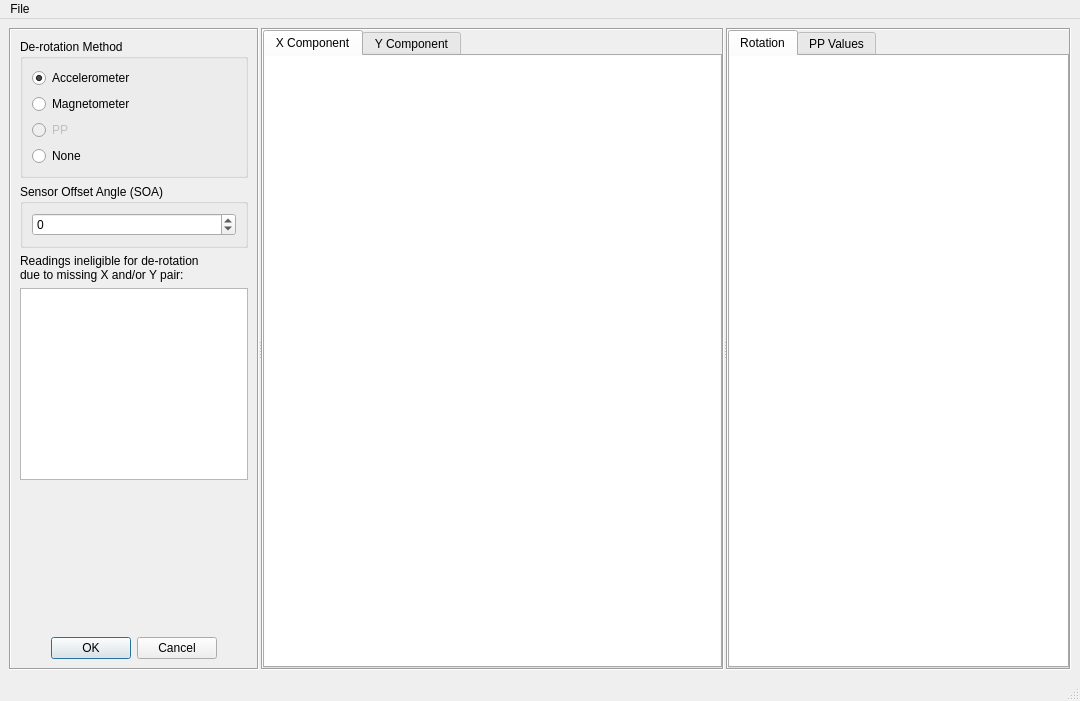
<?xml version="1.0" encoding="UTF-8"?>
<ui version="4.0">
 <class>MainWindow</class>
 <widget class="QMainWindow" name="MainWindow">
  <property name="geometry">
   <rect>
    <x>0</x>
    <y>0</y>
    <width>1080</width>
    <height>701</height>
   </rect>
  </property>
  <property name="windowTitle">
   <string>MainWindow</string>
  </property>
  <widget class="QWidget" name="centralwidget">
   <layout class="QHBoxLayout" name="horizontalLayout_2">
    <item>
     <widget class="QSplitter" name="splitter">
      <property name="orientation">
       <enum>Qt::Horizontal</enum>
      </property>
      <property name="handleWidth">
       <number>2</number>
      </property>
      <widget class="QFrame" name="frame">
       <property name="sizePolicy">
        <sizepolicy hsizetype="Maximum" vsizetype="Preferred">
         <horstretch>0</horstretch>
         <verstretch>0</verstretch>
        </sizepolicy>
       </property>
       <property name="maximumSize">
        <size>
         <width>250</width>
         <height>16777215</height>
        </size>
       </property>
       <property name="frameShape">
        <enum>QFrame::Box</enum>
       </property>
       <property name="frameShadow">
        <enum>QFrame::Sunken</enum>
       </property>
       <layout class="QGridLayout" name="gridLayout_3">
        <item row="5" column="0" alignment="Qt::AlignHCenter">
         <widget class="QDialogButtonBox" name="button_box">
          <property name="sizePolicy">
           <sizepolicy hsizetype="Maximum" vsizetype="Fixed">
            <horstretch>0</horstretch>
            <verstretch>0</verstretch>
           </sizepolicy>
          </property>
          <property name="standardButtons">
           <set>QDialogButtonBox::Cancel|QDialogButtonBox::Ok</set>
          </property>
          <property name="centerButtons">
           <bool>true</bool>
          </property>
         </widget>
        </item>
        <item row="1" column="0">
         <widget class="QGroupBox" name="groupBox_2">
          <property name="sizePolicy">
           <sizepolicy hsizetype="Preferred" vsizetype="Preferred">
            <horstretch>0</horstretch>
            <verstretch>0</verstretch>
           </sizepolicy>
          </property>
          <property name="title">
           <string>Sensor Offset Angle (SOA)</string>
          </property>
          <layout class="QVBoxLayout" name="verticalLayout_2">
           <item>
            <widget class="QSpinBox" name="soa_sbox">
             <property name="sizePolicy">
              <sizepolicy hsizetype="Preferred" vsizetype="Fixed">
               <horstretch>0</horstretch>
               <verstretch>0</verstretch>
              </sizepolicy>
             </property>
             <property name="minimum">
              <number>-359</number>
             </property>
             <property name="maximum">
              <number>359</number>
             </property>
            </widget>
           </item>
          </layout>
         </widget>
        </item>
        <item row="0" column="0">
         <widget class="QGroupBox" name="groupBox">
          <property name="sizePolicy">
           <sizepolicy hsizetype="Preferred" vsizetype="Maximum">
            <horstretch>0</horstretch>
            <verstretch>0</verstretch>
           </sizepolicy>
          </property>
          <property name="title">
           <string>De-rotation Method</string>
          </property>
          <layout class="QVBoxLayout" name="verticalLayout">
           <item>
            <widget class="QRadioButton" name="acc_btn">
             <property name="text">
              <string>Accelerometer</string>
             </property>
             <property name="checked">
              <bool>true</bool>
             </property>
            </widget>
           </item>
           <item>
            <widget class="QRadioButton" name="mag_btn">
             <property name="text">
              <string>Magnetometer</string>
             </property>
            </widget>
           </item>
           <item>
            <widget class="QRadioButton" name="pp_btn">
             <property name="enabled">
              <bool>false</bool>
             </property>
             <property name="text">
              <string>PP</string>
             </property>
            </widget>
           </item>
           <item>
            <widget class="QRadioButton" name="none_btn">
             <property name="text">
              <string>None</string>
             </property>
            </widget>
           </item>
          </layout>
         </widget>
        </item>
        <item row="2" column="0">
         <widget class="QLabel" name="bad_stations_label">
          <property name="sizePolicy">
           <sizepolicy hsizetype="Maximum" vsizetype="Preferred">
            <horstretch>0</horstretch>
            <verstretch>0</verstretch>
           </sizepolicy>
          </property>
          <property name="text">
           <string>Readings ineligible for de-rotation
due to missing X and/or Y pair:</string>
          </property>
         </widget>
        </item>
        <item row="3" column="0">
         <widget class="QListWidget" name="list">
          <property name="sizePolicy">
           <sizepolicy hsizetype="Maximum" vsizetype="Expanding">
            <horstretch>0</horstretch>
            <verstretch>0</verstretch>
           </sizepolicy>
          </property>
         </widget>
        </item>
        <item row="4" column="0">
         <spacer name="verticalSpacer">
          <property name="orientation">
           <enum>Qt::Vertical</enum>
          </property>
          <property name="sizeHint" stdset="0">
           <size>
            <width>20</width>
            <height>40</height>
           </size>
          </property>
         </spacer>
        </item>
       </layout>
      </widget>
      <widget class="QFrame" name="frame_2">
       <property name="frameShape">
        <enum>QFrame::Box</enum>
       </property>
       <property name="frameShadow">
        <enum>QFrame::Sunken</enum>
       </property>
       <layout class="QVBoxLayout" name="verticalLayout_5">
        <property name="spacing">
         <number>0</number>
        </property>
        <property name="leftMargin">
         <number>0</number>
        </property>
        <property name="topMargin">
         <number>0</number>
        </property>
        <property name="rightMargin">
         <number>0</number>
        </property>
        <property name="bottomMargin">
         <number>0</number>
        </property>
        <item>
         <widget class="QTabWidget" name="tab_widget">
          <property name="minimumSize">
           <size>
            <width>350</width>
            <height>0</height>
           </size>
          </property>
          <property name="currentIndex">
           <number>0</number>
          </property>
          <widget class="QWidget" name="lin_tab">
           <attribute name="title">
            <string>X Component</string>
           </attribute>
           <layout class="QVBoxLayout" name="verticalLayout_3">
            <property name="spacing">
             <number>0</number>
            </property>
            <property name="leftMargin">
             <number>0</number>
            </property>
            <property name="topMargin">
             <number>0</number>
            </property>
            <property name="rightMargin">
             <number>0</number>
            </property>
            <property name="bottomMargin">
             <number>0</number>
            </property>
            <item>
             <widget class="GraphicsLayoutWidget" name="x_view">
              <property name="frameShape">
               <enum>QFrame::NoFrame</enum>
              </property>
             </widget>
            </item>
           </layout>
          </widget>
          <widget class="QWidget" name="log_tab">
           <attribute name="title">
            <string>Y Component</string>
           </attribute>
           <layout class="QVBoxLayout" name="verticalLayout_4">
            <property name="spacing">
             <number>0</number>
            </property>
            <property name="leftMargin">
             <number>0</number>
            </property>
            <property name="topMargin">
             <number>0</number>
            </property>
            <property name="rightMargin">
             <number>0</number>
            </property>
            <property name="bottomMargin">
             <number>0</number>
            </property>
            <item>
             <widget class="GraphicsLayoutWidget" name="y_view">
              <property name="frameShape">
               <enum>QFrame::NoFrame</enum>
              </property>
             </widget>
            </item>
           </layout>
          </widget>
         </widget>
        </item>
       </layout>
      </widget>
      <widget class="QFrame" name="frame_3">
       <property name="sizePolicy">
        <sizepolicy hsizetype="Maximum" vsizetype="Preferred">
         <horstretch>0</horstretch>
         <verstretch>0</verstretch>
        </sizepolicy>
       </property>
       <property name="frameShape">
        <enum>QFrame::Box</enum>
       </property>
       <property name="frameShadow">
        <enum>QFrame::Sunken</enum>
       </property>
       <layout class="QVBoxLayout" name="verticalLayout_7">
        <property name="spacing">
         <number>0</number>
        </property>
        <property name="leftMargin">
         <number>0</number>
        </property>
        <property name="topMargin">
         <number>0</number>
        </property>
        <property name="rightMargin">
         <number>0</number>
        </property>
        <property name="bottomMargin">
         <number>0</number>
        </property>
        <item>
         <widget class="QTabWidget" name="tabWidget">
          <property name="maximumSize">
           <size>
            <width>16777215</width>
            <height>16777215</height>
           </size>
          </property>
          <property name="currentIndex">
           <number>0</number>
          </property>
          <widget class="QWidget" name="tab">
           <attribute name="title">
            <string>Rotation</string>
           </attribute>
           <layout class="QHBoxLayout" name="horizontalLayout">
            <property name="spacing">
             <number>0</number>
            </property>
            <property name="leftMargin">
             <number>0</number>
            </property>
            <property name="topMargin">
             <number>0</number>
            </property>
            <property name="rightMargin">
             <number>0</number>
            </property>
            <property name="bottomMargin">
             <number>0</number>
            </property>
            <item>
             <widget class="GraphicsLayoutWidget" name="rotation_view">
              <property name="minimumSize">
               <size>
                <width>0</width>
                <height>0</height>
               </size>
              </property>
              <property name="maximumSize">
               <size>
                <width>16777215</width>
                <height>16777215</height>
               </size>
              </property>
              <property name="frameShape">
               <enum>QFrame::NoFrame</enum>
              </property>
             </widget>
            </item>
           </layout>
          </widget>
          <widget class="QWidget" name="tab_2">
           <attribute name="title">
            <string>PP Values</string>
           </attribute>
           <layout class="QVBoxLayout" name="verticalLayout_6">
            <property name="spacing">
             <number>0</number>
            </property>
            <property name="leftMargin">
             <number>0</number>
            </property>
            <property name="topMargin">
             <number>0</number>
            </property>
            <property name="rightMargin">
             <number>0</number>
            </property>
            <property name="bottomMargin">
             <number>0</number>
            </property>
            <item>
             <widget class="GraphicsLayoutWidget" name="pp_view">
              <property name="frameShape">
               <enum>QFrame::NoFrame</enum>
              </property>
             </widget>
            </item>
           </layout>
          </widget>
         </widget>
        </item>
       </layout>
      </widget>
     </widget>
    </item>
   </layout>
  </widget>
  <widget class="QMenuBar" name="menubar">
   <property name="geometry">
    <rect>
     <x>0</x>
     <y>0</y>
     <width>1080</width>
     <height>21</height>
    </rect>
   </property>
   <widget class="QMenu" name="menuFile">
    <property name="title">
     <string>File</string>
    </property>
    <widget class="QMenu" name="menuExport">
     <property name="title">
      <string>Export</string>
     </property>
     <addaction name="actionPEM_File"/>
     <addaction name="actionStats"/>
    </widget>
    <addaction name="menuExport"/>
   </widget>
   <addaction name="menuFile"/>
  </widget>
  <widget class="QStatusBar" name="statusbar"/>
  <action name="actionPEM_File">
   <property name="text">
    <string>PEM File</string>
   </property>
  </action>
  <action name="actionStats">
   <property name="text">
    <string>Stats</string>
   </property>
  </action>
  <action name="actionRotation_Values">
   <property name="text">
    <string>Rotation Values</string>
   </property>
  </action>
 </widget>
 <customwidgets>
  <customwidget>
   <class>GraphicsLayoutWidget</class>
   <extends>QGraphicsView</extends>
   <header>pyqtgraph</header>
  </customwidget>
 </customwidgets>
 <resources/>
 <connections/>
</ui>
